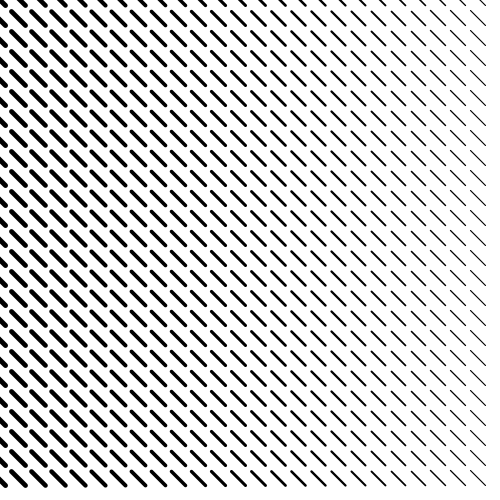
Frame 1 (no input)
Frame 60 (the mouse pressed at the canvas centre just before this capture): identical to frame 1, image omitted
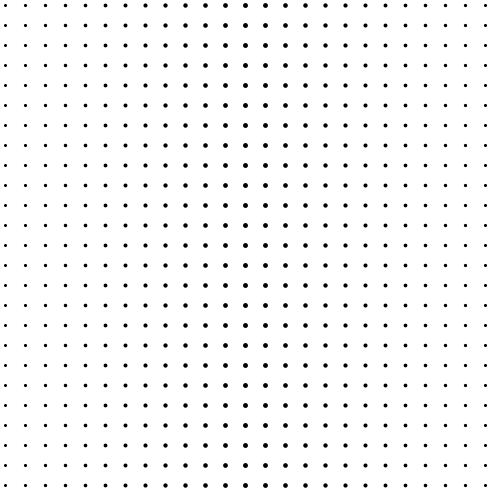
Frame 120 (the mouse held since frame 60 and released just before this capture)

The Processing sketch that drew these frames (run headless with seeded random() and noise(); from frame 60 on, the mouse is pressed at the canvas centre):

// Processing sketch: cp01_ex1_6_mouse
// ── cp01_ex1_6_mouse.pde
Mover mover;
void setup() {
  size(500, 500);
  background(255);
  mover = new Mover(new PVector(500, 500));
  stroke(0);
}

void draw() {
  fill(255);
  rect(-20, -20, 540, 540);
  PVector mouse = new PVector(mouseX - 250, mouseY - 250);
  mover.before(mouse);
  mover.display();
}

class Mover {
  PVector world;
  PVector next;
  PVector mouse;
  Mover(PVector w) {
    world = w;
  }
  
  void before(PVector m) {
    next = m;
    mouse = new PVector(m.x + world.x / 2, m.y + world.y / 2);
    next.normalize();
    next.mult(20);
  }
  
  void display() {
    for (int i = 5; i < world.x; i += 20) {
      float distanceX = map(abs(i - mouse.x), 0, 500, 1, 0);
      for (int j = 5; j < world.y; j += 20) {
        float distanceY = map(abs(i - mouse.y), 0, 500, 1, 0);
        pushMatrix();
        translate(i, j);
        strokeWeight(1 + distanceX * 2 + distanceY * 2);
        line(next.x + (1 * distanceX), next.y + (1 * distanceY), 0, 0);
        popMatrix();
     }
    }
  }
  void after() {
  }
}
